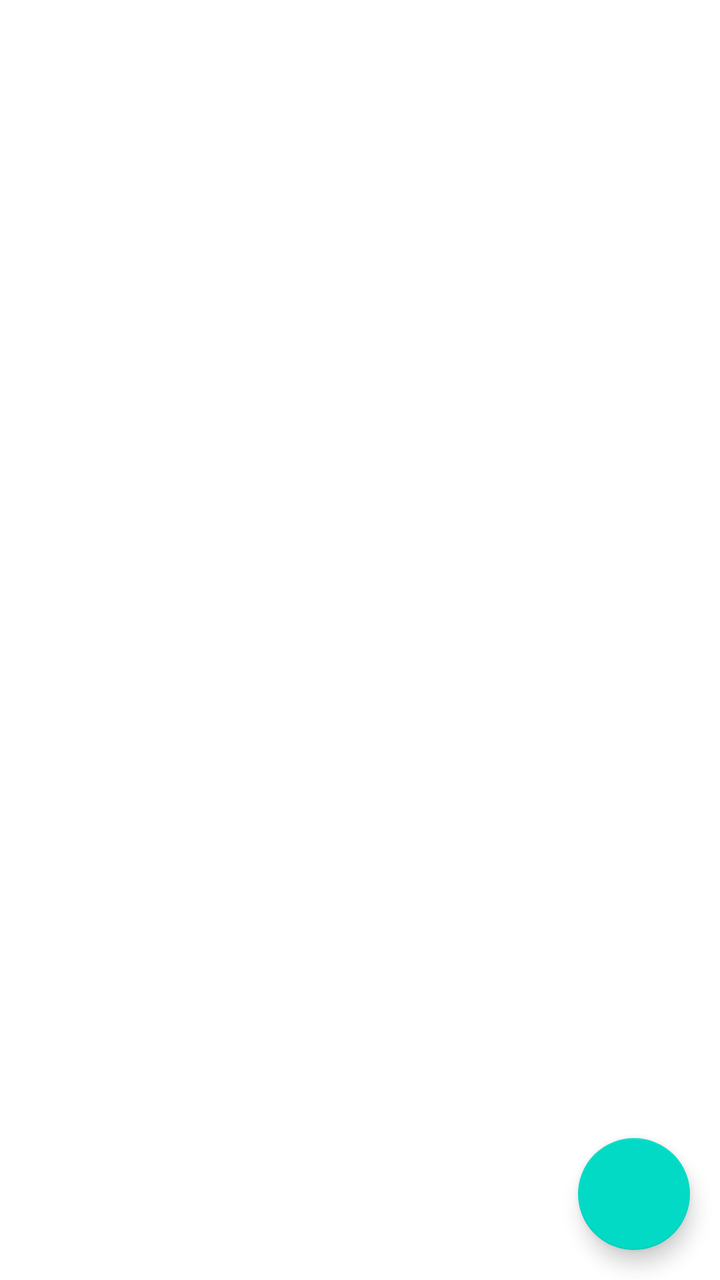
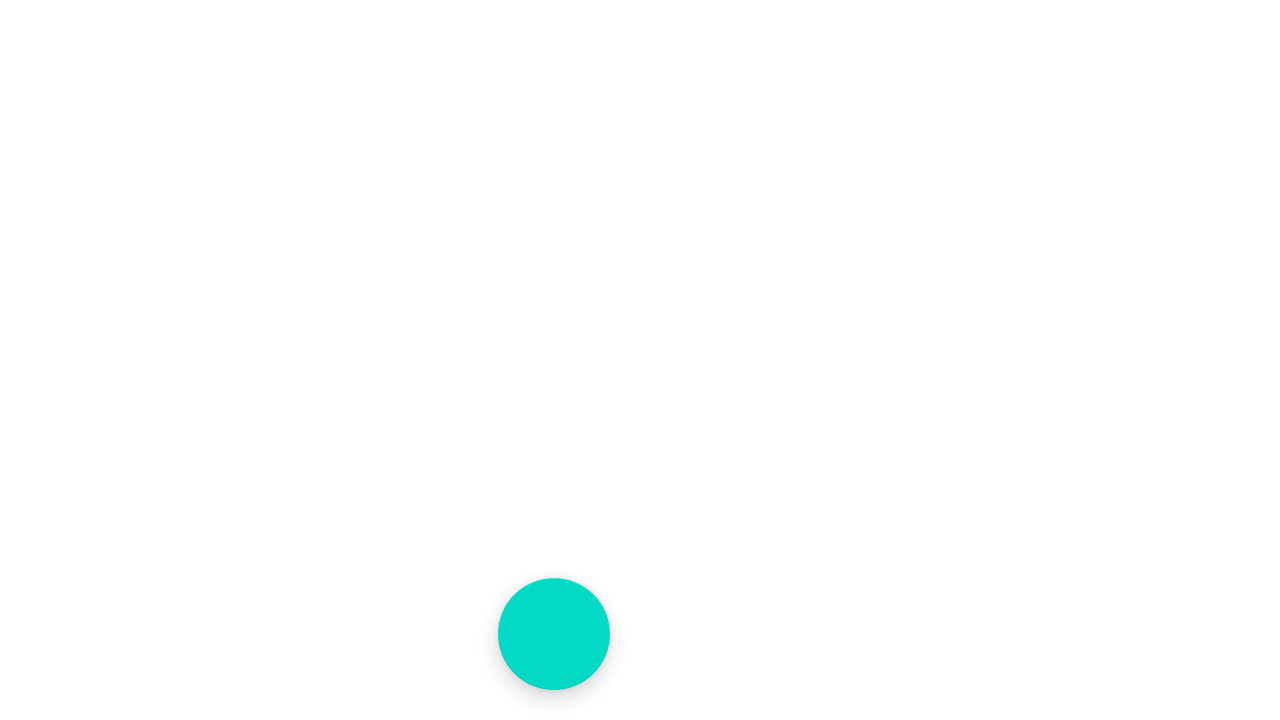

The same Android screen from two of the app's own layout files: first res/layout/ as a phone draws it, then the repository's variant for another configuration, drawn on a device whose configuration selects that folder. Both files follow.
<!-- AndroidManifest.xml: application theme Theme.ShopListApp -->
<!-- res/layout/activity_main.xml -->
<?xml version="1.0" encoding="utf-8"?>
<layout>
    <androidx.constraintlayout.widget.ConstraintLayout xmlns:android="http://schemas.android.com/apk/res/android"
        xmlns:app="http://schemas.android.com/apk/res-auto"
        xmlns:tools="http://schemas.android.com/tools"
        android:layout_width="match_parent"
        android:layout_height="match_parent"
        tools:context=".presentation.MainActivity">

        <androidx.recyclerview.widget.RecyclerView
            android:id="@+id/rvShopList"
            android:layout_width="0dp"
            android:layout_height="0dp"
            app:layoutManager="androidx.recyclerview.widget.LinearLayoutManager"
            app:layout_constraintTop_toTopOf="parent"
            app:layout_constraintStart_toStartOf="parent"
            app:layout_constraintEnd_toEndOf="parent"
            app:layout_constraintBottom_toBottomOf="parent"
            tools:listitem="@layout/item_shop_enabled"
            tools:itemCount="10"/>

        <com.google.android.material.floatingactionbutton.FloatingActionButton
            android:id="@+id/btnAddShopItem"
            app:layout_constraintEnd_toEndOf="parent"
            app:layout_constraintBottom_toBottomOf="parent"
            android:layout_marginEnd="15dp"
            android:clickable="true"
            android:focusable="true"
            android:src="@drawable/ic_baseline_add_24"
            android:contentDescription="@string/add_new_shop_item"
            android:layout_marginBottom="15dp"
            android:layout_width="wrap_content"
            android:layout_height="wrap_content"/>

    </androidx.constraintlayout.widget.ConstraintLayout>
</layout>
<!-- resources referenced by this layout -->
<resources>
  <string name="add_new_shop_item">add new shop item</string>
  <style name="Theme.ShopListApp" parent="Theme.MaterialComponents.DayNight.DarkActionBar">
          
          <item name="colorPrimary">@color/purple_500</item>
          <item name="colorPrimaryVariant">@color/purple_700</item>
          <item name="colorOnPrimary">@color/white</item>
          
          <item name="colorSecondary">@color/teal_200</item>
          <item name="colorSecondaryVariant">@color/teal_700</item>
          <item name="colorOnSecondary">@color/black</item>
          
          <item name="android:statusBarColor" tools:targetApi="l">?attr/colorPrimaryVariant</item>
          
      </style>
</resources>
<!-- res/layout-land/activity_main.xml (the repository's variant of the layout above) -->
<!-- drawn on the phone turned sideways -->
<?xml version="1.0" encoding="utf-8"?>
<layout>
    <androidx.constraintlayout.widget.ConstraintLayout xmlns:android="http://schemas.android.com/apk/res/android"
        xmlns:app="http://schemas.android.com/apk/res-auto"
        xmlns:tools="http://schemas.android.com/tools"
        android:layout_width="match_parent"
        android:layout_height="match_parent"
        tools:context=".presentation.MainActivity">

        <androidx.recyclerview.widget.RecyclerView
            android:id="@+id/rvShopList"
            android:layout_width="0dp"
            android:layout_height="0dp"
            app:layoutManager="androidx.recyclerview.widget.LinearLayoutManager"
            app:layout_constraintTop_toTopOf="parent"
            app:layout_constraintStart_toStartOf="parent"
            app:layout_constraintEnd_toEndOf="@id/guideline"
            app:layout_constraintBottom_toBottomOf="parent"
            tools:listitem="@layout/item_shop_enabled"
            tools:itemCount="10"/>

        <com.google.android.material.floatingactionbutton.FloatingActionButton
            android:id="@+id/btnAddShopItem"
            app:layout_constraintEnd_toEndOf="@id/guideline"
            app:layout_constraintBottom_toBottomOf="parent"
            android:layout_marginEnd="15dp"
            android:clickable="true"
            android:focusable="true"
            android:src="@drawable/ic_baseline_add_24"
            android:contentDescription="@string/add_new_shop_item"
            android:layout_marginBottom="15dp"
            android:layout_width="wrap_content"
            android:layout_height="wrap_content"/>

        <androidx.constraintlayout.widget.Guideline
            android:id="@+id/guideline"
            android:layout_width="wrap_content"
            android:layout_height="wrap_content"
            android:orientation="vertical"
            app:layout_constraintGuide_percent="0.5"/>

        <androidx.fragment.app.FragmentContainerView
            android:id="@+id/shopItemContainer"
            android:layout_width="0dp"
            android:layout_height="match_parent"
            app:layout_constraintStart_toStartOf="@id/guideline"
            app:layout_constraintEnd_toEndOf="parent"/>

    </androidx.constraintlayout.widget.ConstraintLayout>
</layout>
